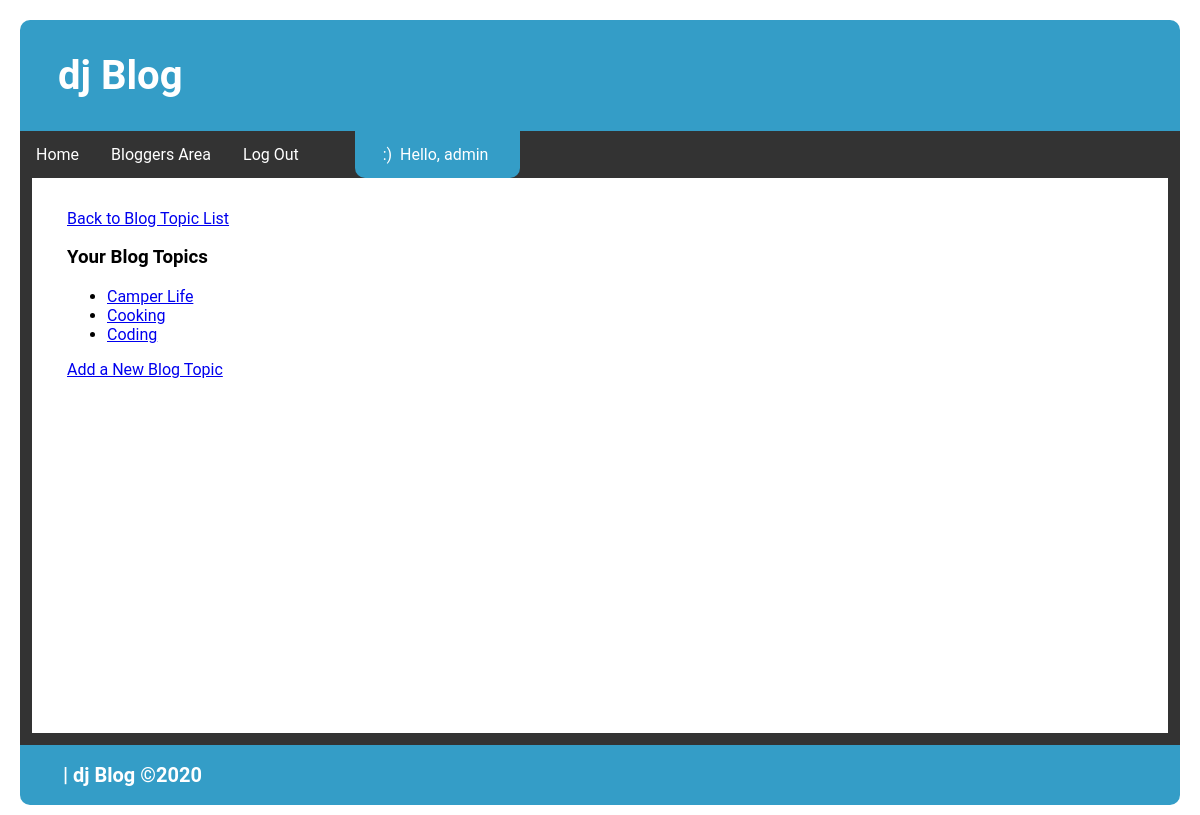
The app's page /topics/ (signed in) with its own data.
### blog_app/models.py (models this page shows)
class Topic(models.Model):
    text = models.CharField(max_length=255)
    date_added = models.DateTimeField(auto_now_add=True)
    owner = models.ForeignKey(User, on_delete=models.CASCADE)
    def __str__(self):
        return self.text

### blog_app/views.py (the view)
# urls.py: path('topics/', views.topics, name='topics'),
@login_required
def topics(request):
    topics = Topic.objects.filter(owner=request.user).order_by('date_added')
    content = {"topics": topics}
    return render(request, 'blog_app/blog_topics.html', content)

### blog_app/templates/blog_app/blog_topics.html
{% extends 'blog_app/base.html' %}
{%load static %}
{% block content %}
<p><a href="{% url 'blog_app:index' %}">Back to Blog Topic List</a></p>
<div>
    <h3>Your Blog Topics</h3>
</div>
<ul>
    {% for topic in topics %}
        <li>
            <a href="{% url 'blog_app:topic' topic.id %}">{{ topic }}</a>
        </li>
    {% empty %}
        <li>No Blog Topics have been added yet.</li>
    {% endfor %}
</ul>
<a href="{% url 'blog_app:new_topic' %}">Add a New Blog Topic</a>
{% endblock content %}

### blog_app/templates/blog_app/base.html (shortened to what this page needs)
<!DOCTYPE html>
<html lang="en">
<head>
    {% load static %}
    <link rel="stylesheet" href="{% static 'style.css' %}">
</head>
<body>
    <div class="header">
        <h1>dj Blog {{ page_title|title }} {{ topic|title }}</h1>
    </div>
    <div class="navbar">
        {% with request.resolver_match.url_name as url_name %}
            <a href="{% url 'blog_app:index' %}">Home</a>
            <a href="{% url 'blog_app:topics' %}">Bloggers Area</a>
            {% if user.is_authenticated %}
                <a href="{% url 'users:logout' %}">Log Out</a>
                <a href="" class="dead_nav_space">&nbsp;&nbsp;</a>
                <a href="" class="user_auth_display">&nbsp;&nbsp;&nbsp;:)&nbsp; Hello, {{ user.username }} &nbsp;&nbsp;&nbsp;</a>
            {% else %}
                <a href="{% url 'users:register' %}">Register</a>
                <a href="{% url 'users:login' %}">Log In</a>
            {% endif %}
        {% endwith %}
    </div>
    <div class="outerContainer">
        <div class="innerContainer">
    {% block content %}
    {% endblock content %}
        </div>
    </div>
    <div class="footer">
        <h1>{{ page_title|title }} {{ topic|title }}&nbsp;|&nbsp;dj Blog &#169;2020&nbsp;&nbsp;</h1>
    </div>
</body>
</html>

### blog_app/static/style.css (style rules this page uses)
body { margin: 20px 20px 10px; font-family: "Roboto", "Lucida Grande", Verdana, Arial, sans-serif; }
.header { padding: 5px 38px 5px; text-align: left; background: #349dc7; color: white; font-size: 20px; border-radius: 10px 10px 0px 0px; }
.navbar { overflow: hidden; background-color: #333; }
.navbar a { float: left; font-size: 16px; color: white; text-align: center; padding: 14px 16px; text-decoration: none; }
.user_auth_display { float: right; background-color: #349dc7; pointer-events: none; cursor: default; border-radius: 0px 0px 10px 10px; }
.dead_nav_space { pointer-events: none; cursor: default; }
.outerContainer { display: block; border-left: 12px solid #333; border-right: 12px solid #333; border-bottom: 12px solid #333; height: 100%; top: 0; }
.innerContainer { padding: 15px 0px 15px 35px; min-height: 500px; margin-right: 65px; margin-bottom: 25px; }
.footer { padding: 5px 38px 5px; text-align: left; background: #349dc7; color: white; font-size: 10px; border-radius: 0px 0px 10px 10px; }

### records on screen
Topic: text "Camper Life"
Topic: text "Cooking"
Topic: text "Coding"

### other values on screen
{{ user.username }} "admin"
